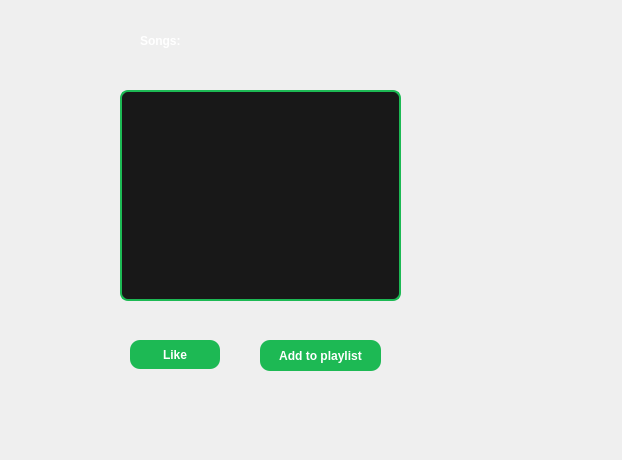
<?xml version="1.0" encoding="UTF-8"?>
<ui version="4.0">
 <class>album_song_window</class>
 <widget class="QWidget" name="album_song_window">
  <property name="geometry">
   <rect>
    <x>0</x>
    <y>0</y>
    <width>622</width>
    <height>460</height>
   </rect>
  </property>
  <property name="windowTitle">
   <string>Form</string>
  </property>
  <property name="styleSheet">
   <string notr="true">QListWidget{
    background:#181818;
    border:2px solid #1DB954;
    border-radius:8px;
    color:white;
}

QListWidget::item{
    padding:8px;
}

QListWidget::item:selected{
    background:#1DB954;
}  QLabel{
    color:white;
    font-weight:bold;
}  QPushButton{
    background-color:#1DB954;
    color:white;
    border:none;
    border-radius:10px;
    padding:8px;
    font-weight:bold;
}

QPushButton:hover{
    background:#1ED760;
}

QPushButton:pressed{
    background:#169C46;
}</string>
  </property>
  <widget class="QListWidget" name="listWidget">
   <property name="geometry">
    <rect>
     <x>120</x>
     <y>90</y>
     <width>281</width>
     <height>211</height>
    </rect>
   </property>
  </widget>
  <widget class="QLabel" name="label">
   <property name="geometry">
    <rect>
     <x>140</x>
     <y>30</y>
     <width>81</width>
     <height>21</height>
    </rect>
   </property>
   <property name="text">
    <string>Songs:</string>
   </property>
  </widget>
  <widget class="QPushButton" name="pushButton">
   <property name="geometry">
    <rect>
     <x>260</x>
     <y>340</y>
     <width>121</width>
     <height>31</height>
    </rect>
   </property>
   <property name="text">
    <string>Add to playlist</string>
   </property>
  </widget>
  <widget class="QPushButton" name="pushButton_2">
   <property name="geometry">
    <rect>
     <x>130</x>
     <y>340</y>
     <width>90</width>
     <height>29</height>
    </rect>
   </property>
   <property name="text">
    <string>Like</string>
   </property>
  </widget>
 </widget>
 <resources/>
 <connections/>
</ui>
